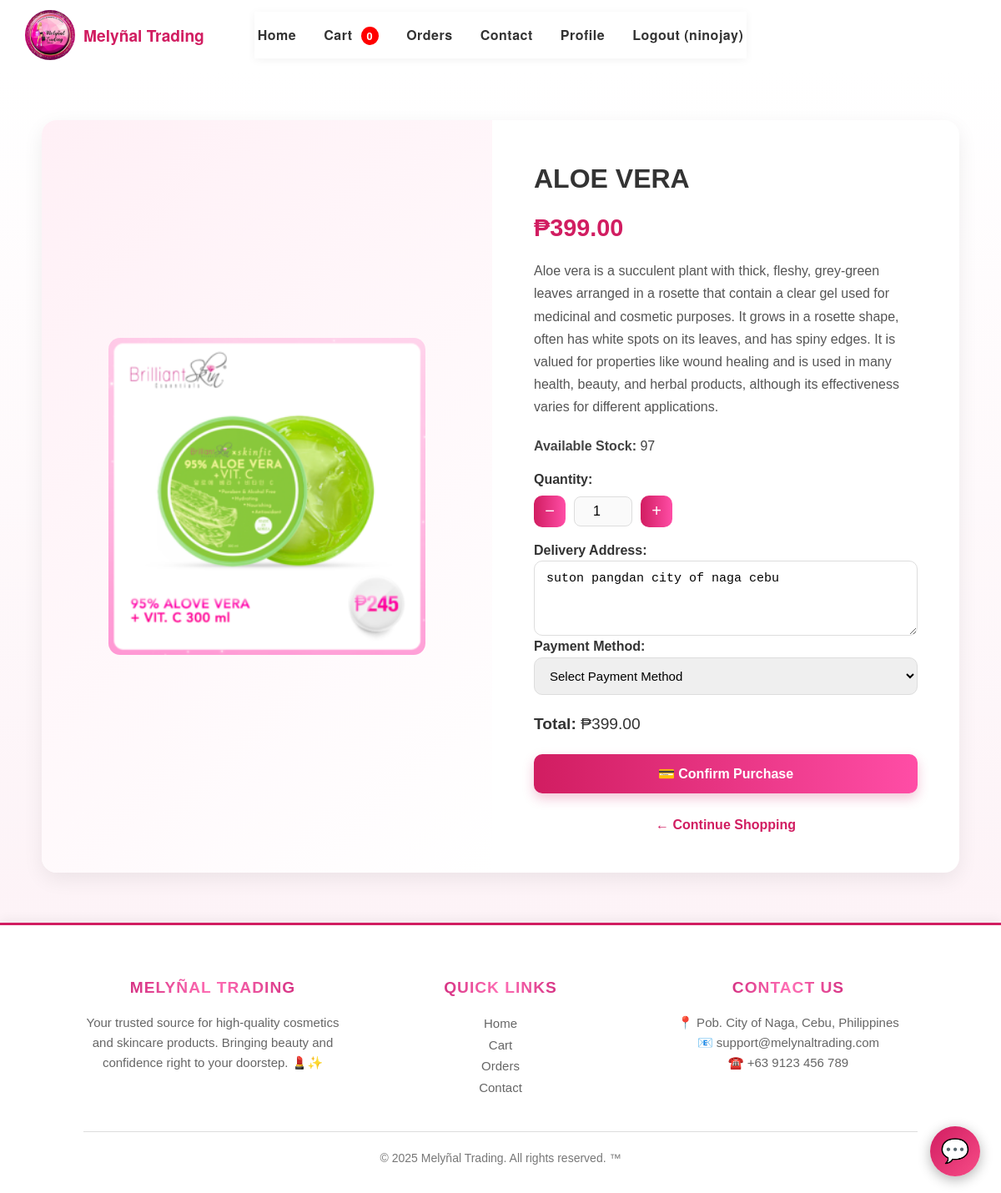
The page /buy_now_page/9 (signed in) on the database its author committed.
### app.py (models this page shows)
class User(db.Model):
    __tablename__ = 'users'
    id = db.Column(db.Integer, primary_key=True)
    firstname = db.Column(db.String(150), nullable=False)
    lastname = db.Column(db.String(150), nullable=False)
    contact = db.Column(db.String(150), nullable=False)
    address = db.Column(db.String(255), nullable=True)
    username = db.Column(db.String(150), unique=True, nullable=False)
    email = db.Column(db.String(150), unique=True, nullable=False)
    password = db.Column(db.String(200), nullable=False)
    role = db.Column(db.String(50), nullable=False, default='user')
    profile_pic = db.Column(db.String(300), nullable=True)
    orders = db.relationship('Order', back_populates='user', cascade="all, delete-orphan")

class Product(db.Model):
    __tablename__ = 'products'
    product_id = db.Column(db.Integer, primary_key=True)
    product_name = db.Column(db.String(150), nullable=False)
    price = db.Column(db.Float, nullable=False)
    stock = db.Column(db.Integer, nullable=False)
    description = db.Column(db.Text)
    image = db.Column(db.String(200), default='default.jpg')
    orders = db.relationship('Order', back_populates='product', cascade="all, delete-orphan")

### app.py (the view)
@app.route("/buy_now_page/<int:product_id>")
@login_required
def buy_now_page(product_id):
    product = Product.query.get(product_id)
    if not product:
        flash("Product not found.", "danger")
        return redirect(url_for("index"))
    return render_template("buy_now_page.html", product=product)

### app.py (called while the page is built)
@app.before_request
def load_logged_in_user():
    user_id = session.get('user_id')
    g.user = None
    g.admin = False
    if user_id:
        user = User.query.get(user_id)
        if user:
            g.user = user
            g.is_admin = (user.role == 'admin')

def login_required(f):
    @wraps(f)
    def wrapped(*args, **kwargs):
        if 'user_id' not in session:
            flash("Please log in to access this page.", "warning")
            return redirect(url_for('login'))
        return f(*args, **kwargs)
    return wrapped

### templates/buy_now_page.html (shortened to what this page needs)
{% extends "base.html" %}
{% block content %}
<div class="buy-now-container">
    <div class="buy-box">
        <div class="left-section">
            <img src="{{ url_for('static', filename='uploads/' + (product.image or 'default.jpg')) }}"
                class="product-img"
                alt="{{ product.product_name }}">
        </div>
        <div class="right-section">
            <h2 class="product-title">{{ product.product_name }}</h2>
            <p class="product-price">₱{{ '%.2f' | format(product.price) }}</p>
            <p class="product-desc">{{ product.description }}</p>
            <p class="product-stock"><strong>Available Stock:</strong> {{ product.stock }}</p>
            <form method="POST" action="{{ url_for('buy_now', product_id=product.product_id) }}" onsubmit="return validateForm()">
                <label class="quantity-label"><strong>Quantity:</strong></label>
                <div class="quantity">
                    <button type="button" onclick="adjustQuantity(-1)">−</button>
                    <input type="number" id="quantity" name="quantity" value="1" min="1" max="{{ product.stock }}" onchange="updateTotal()" required>
                    <button type="button" onclick="adjustQuantity(1)">+</button>
                </div>
                <label><strong>Delivery Address:</strong></label>
                <textarea name="delivery_address" required placeholder="Enter delivery address">{{ g.user.address or '' }}</textarea>
                <label><strong>Payment Method:</strong></label>
                <select name="payment_method" required onchange="togglePaymentFields()">
                    <option value="">Select Payment Method</option>
                </select>
                <p class="total-display">
                    <strong>Total:</strong> ₱<span id="total-price">{{ '%.2f' | format(product.price) }}</span>
                </p>
                <button type="submit" class="buys_button">💳 Confirm Purchase</button>
            </form>
            <div class="back-link">
                <a href="{{ url_for('index') }}">← Continue Shopping</a>
            </div>
        </div>
    </div>
</div>
{% endblock %}

### templates/base.html (shortened to what this page needs)
<html lang="en">
<head>
    <link rel="stylesheet" href="{{ url_for('static', filename='css/style.css') }}">
</head>
<body>
    <header>
        <div class="logo">
            <a href="{{url_for('index')}}">
                <img src="{{ url_for('static', filename='images/image6.jpg') }}" alt="Melynal Logo">
                Melyñal Trading
            </a>
        </div>
        <nav>
            <ul>
                {% if g.user %}
                    {% if g.is_admin %}
                        <li><a href="{{ url_for('index') }}">Home</a></li>
                        <li><a href="{{ url_for('admin_dashboard') }}">Admin Dashboard</a></li>
                        <li class="logout"><a href="{{ url_for('logout') }}">Logout ({{ g.user.username }})</a></li>
                    {% else %}
                        <li><a href="{{ url_for('index') }}">Home</a></li>
                        <li>
                            <a href="{{ url_for('cart') }}" id="cart-link">
                                Cart <span id="cart-count" class="cart-count">{{ session['cart']|length if session.get('cart') else 0 }}</span>
                            </a>
                        </li>
                        <li><a href="{{ url_for('order_history') }}">Orders</a></li>
                        <li><a href="{{ url_for('contact') }}">Contact</a></li>
                        <li><a href="{{ url_for('profile') }}">Profile</a></li>
                        <li class="logout"><a href="{{ url_for('logout') }}">Logout ({{ g.user.username }})</a></li>
                    {% endif %}
                {% else %}
                    <li><a href="{{ url_for('index') }}">Home</a></li>
                    <li><a href="{{ url_for('about_page') }}">About</a></li>
                    <li><a href="{{ url_for('login') }}">Login</a></li>
                    <li><a href="{{ url_for('register') }}">Register</a></li>
                {% endif %}
            </ul>
        </nav>
    </header>
    <div class="container">
        {% block content %}
        {% endblock %}
    </div>
    <footer>
        <div class="footer-container">
            <div class="footer-grid">
                <div>
                    <h3>Melyñal Trading</h3>
                    <p>Your trusted source for high-quality cosmetics and skincare products.
                    Bringing beauty and confidence right to your doorstep. 💄✨</p>
                </div>
                <div>
                    <h4>Quick Links</h4>
                    <ul style="list-style:none; padding:0; margin:0;">
                        {% if g.user %}
                            {% if g.is_admin %}
                                <li><a href="{{ url_for('index') }}">Home</a></li>
                                <li><a href="{{ url_for('admin_dashboard') }}">Admin Dashboard</a></li>
                            {% else %}
                                <li><a href="{{ url_for('index') }}">Home</a></li>
                                <li><a href="{{ url_for('cart') }}">Cart</a></li>
                                <li><a href="{{ url_for('order_history') }}">Orders</a></li>
                                <li><a href="{{ url_for('contact') }}">Contact</a></li>
                            {% endif %}
                        {% else %}
                            <li><a href="{{ url_for('index') }}">Home</a></li>
                            <li><a href="{{ url_for('login') }}">Login</a></li>
                            <li><a href="{{ url_for('register') }}">Register</a></li>
                        {% endif %}
                    </ul>
                </div>
                <div>
                    <h4>Contact Us</h4>
                    <p>📍 Pob. City of Naga, Cebu, Philippines</p>
                    <p>📧 support@melynaltrading.com</p>
                    <p>☎️ +63 9123 456 789</p>
                </div>
            </div>
            <div class="footer-bottom">
                <p>&copy; 2025 Melyñal Trading. All rights reserved. &trade;</p>
            </div>
        </div>
    </footer>
    <div id = "chatbot-container">
        <div id = "chatbot-toggle">💬</div>
    </div>
</body>
</html>

### rows shown on the page
User: user.username "ninojay", delivery_address "suton pangdan city of naga cebu"
Product: image (picture), product_name "ALOE VERA", price "399.00", description "Aloe vera is a succulent plant with thick, fleshy, grey-green leaves arranged in a rosette that contain a clear gel used for medicinal and cosmetic purposes. It grows in a rosette shape, often has white spots on its leaves, and has spiny edges. It is valued for properties like wound healing and is used in many health, beauty, and herbal products, although its effectiveness varies for different applications.", stock "97"

### other values the page prints
{{ session['cart']|length if session.get('cart') else 0 }} "0"
